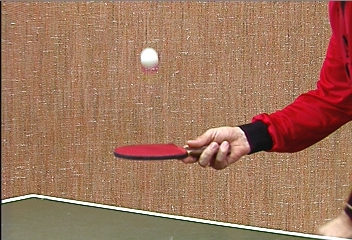
%> input picture assignment_3/pingpong/0000.jpeg, 352 x 240 px
$ octave test_video.m   (GNU Octave 9; MATLAB toolbox functions it lacks are replaced by stand-ins)
%> lines starting %> are read from the running program, lines starting %| are printed output that depends on the picture; in (x1, y1, x2, y2) boxes, pixels count from 0 and x2, y2 are one past the last pixel; in counts of white or black regions, pixels touching at a corner belong together; the program's own positions count from 1
### assignment_3/harris.m
function [H, r, c] = harris(img, kernel_size, sigma, n, threshold, to_plot)
%> called with kernel_size = 15, sigma = 5, n = 20, threshold = 1, to_plot = false
 % size and sigma are the kernel size and sigma for the gaussian kernel
 % n is the window size for the neighbour window
 % threshold is a user defined value for a corner point

 % returns the H matrix
 % along with the row and columns of the corners
 grayscale_image = double(rgb2gray(img));
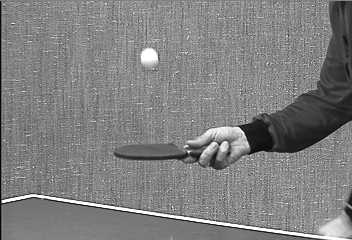
%> grayscale_image: size 240x352 double; min 1, max 255, mean 127.7

 % By applying a Gaussian filter, convolve at each i,j point
 % Also compute the gaussian derivative.
 G = fspecial('gaussian', kernel_size, sigma);
 [Gx, Gy] = gradient(G);

 % Find derivatives by convolving with image
 Ix = imfilter(grayscale_image, Gx, 'same');
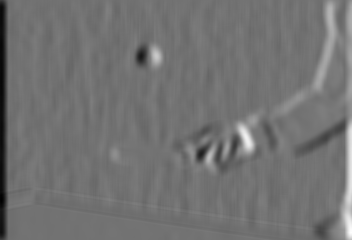
%> Ix: size 240x352 double; min -8.7, max 10.69, mean 0.0054; drawn with min black and max white
 Iy = imfilter(grayscale_image, Gy, 'same');
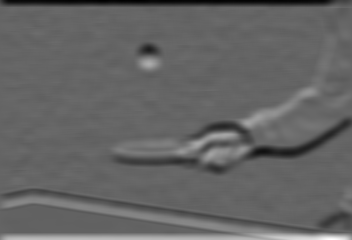
%> Iy: size 240x352 double; min -9.07, max 13.89, mean 0.00275; drawn with min black and max white

 % Construct A,B,C
 A = imfilter(Ix .* Ix, G, 'same');
 B = imfilter(Ix .* Iy, G, 'same');
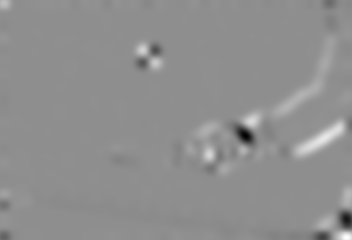
%> B: size 240x352 double; min -16.87, max 13.24, mean 0.0897; drawn with min black and max white
 C = imfilter(Iy .* Iy, G, 'same');

 % Construct the H matrix.
 H = (A.*C - B.^2) - 0.04 .* (A + C) .^ 2;
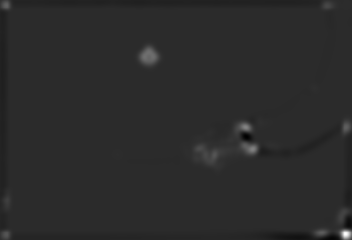
%> H: size 240x352 double; min -97.08, max 471.8, mean 0.4; drawn with min black and max white

 % Sliding window to determine max in each neighbourhood
 maxH = imdilate(H, ones(n*2+1));
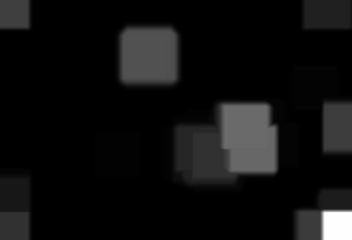
%> maxH: size 240x352 double; min -0.129, max 471.8, mean 29.7; drawn with min black and max white

 % Equivalent but slower
 % maxH = nlfilter(H, [n*2+1 n*2+1], @(x) max(x(:)));

 % Value is good if it's the maximum in that neighbourhood and it's above
 % the threshold
 corners = (H == maxH) & (H > threshold);
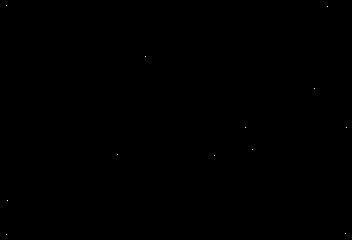
%> corners: size 240x352 logical; 0.01% white in thin lines or dots

 % For better illustration, we also remove those
 % found in the corners of the image.
 corners(end - n:end, end - n:end) = 0;
%> corners: size 240x352 logical; 0.01% white in thin lines or dots
 corners(1:n, end - n:end) = 0;
 corners(1:n, 1:n) = 0;
%> corners: size 240x352 logical; 0.01% white in thin lines or dots
 corners(end - n:end, 1:n) = 0;
%> corners: size 240x352 logical; 0.01% white in thin lines or dots, all inside (x1, y1, x2, y2) = (7, 6, 347, 201)

 % Return row and column indices of corners
 % Essentially looking for non-zero values.
 [r, c] = find(corners);
%> r = [201; 155; 57; 156; 128; 150; 89; 7; 128]; c = [8; 118; 146; 215; 246; 253; 315; 328; 347]

 % [6 lines of commented-out code are left out]

 if to_plot
     figure;
     subplot(131), imshow(50 * Ix); title('Derivatives in X direction')
     subplot(132), imshow(50 * Iy); title('Derivatives in Y direction')
     subplot(133), imshow(img); hold on; plot(c,r, 'go'); title('Corners')
 end
end

### assignment_3/test_video.m
kernel_size = 15;
sigma = 5;
window_size = 20;
threshold = 1;

% Get corners from first image.
[~, r, c] = harris(imread('pingpong/0000.jpeg'), kernel_size, sigma, window_size, threshold, false);
%> r = [201; 155; 57; 156; 128; 150; 89; 7; 128]; c = [8; 118; 146; 215; 246; 253; 315; 328; 347]

num_files = 52;

% Loop through images creating frame to be fed to video buffer.
for img = 1:num_files
    % Get images from file
    img1 = imread(['pingpong/00' num2str(img-1,'%02d') '.jpeg']);
%> img1 is the input picture: size 240x352x3 uint8; mean R, G, B 160.4, 117.6, 93.3
%> (the run ends here)
